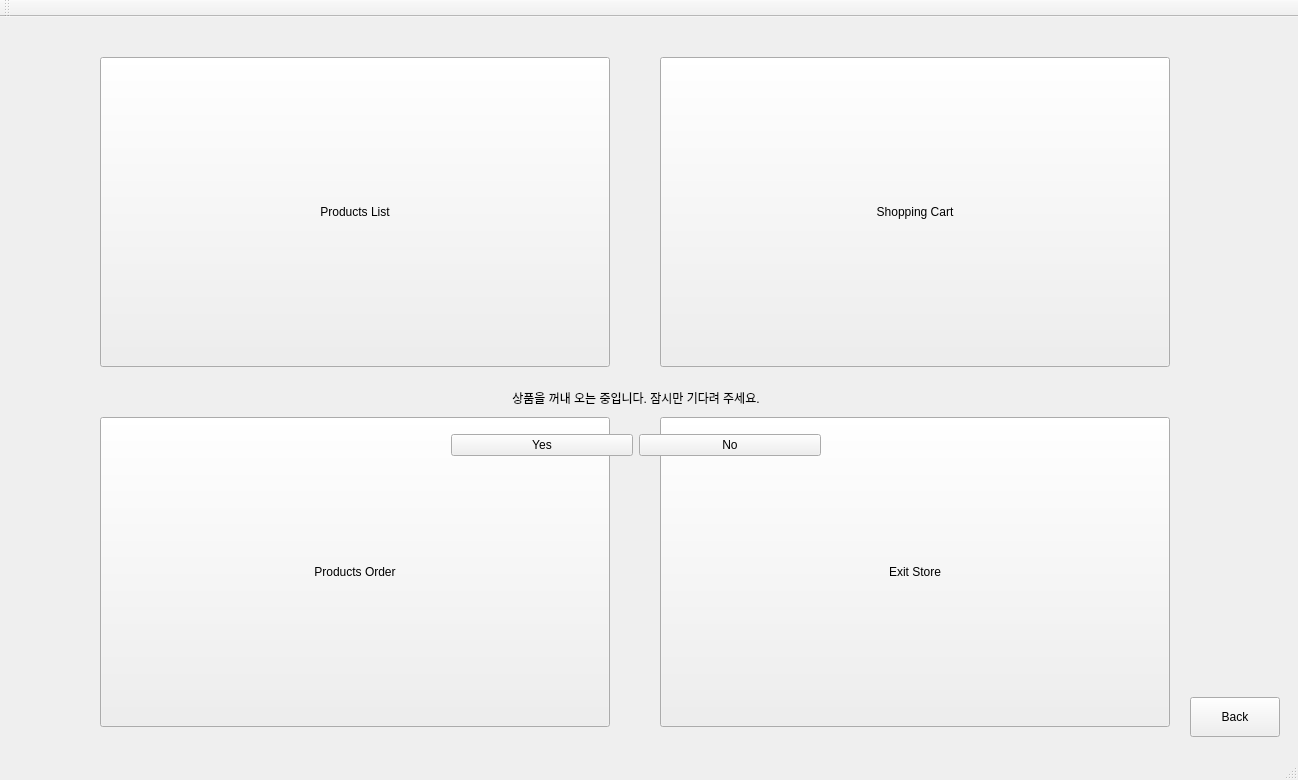
<?xml version="1.0" encoding="UTF-8"?>
<ui version="4.0">
 <class>MainWindow</class>
 <widget class="QMainWindow" name="MainWindow">
  <property name="geometry">
   <rect>
    <x>0</x>
    <y>0</y>
    <width>1298</width>
    <height>780</height>
   </rect>
  </property>
  <property name="windowTitle">
   <string>MainWindow</string>
  </property>
  <widget class="QWidget" name="centralWidget">
   <widget class="QStackedWidget" name="stackedWidget">
    <property name="geometry">
     <rect>
      <x>50</x>
      <y>10</y>
      <width>1190</width>
      <height>720</height>
     </rect>
    </property>
    <property name="currentIndex">
     <number>2</number>
    </property>
    <widget class="QWidget" name="page">
     <widget class="QLabel" name="label">
      <property name="geometry">
       <rect>
        <x>0</x>
        <y>0</y>
        <width>1190</width>
        <height>720</height>
       </rect>
      </property>
      <property name="font">
       <font>
        <family>3ds</family>
        <pointsize>28</pointsize>
       </font>
      </property>
      <property name="text">
       <string>로봇 상점에 오신걸 환영합니다.</string>
      </property>
      <property name="alignment">
       <set>Qt::AlignCenter</set>
      </property>
     </widget>
    </widget>
    <widget class="QWidget" name="page_2">
     <widget class="QPushButton" name="shoppingBtn">
      <property name="geometry">
       <rect>
        <x>1050</x>
        <y>660</y>
        <width>131</width>
        <height>61</height>
       </rect>
      </property>
      <property name="text">
       <string>Start Shopping</string>
      </property>
     </widget>
    </widget>
    <widget class="QWidget" name="page_3">
     <widget class="QPushButton" name="basketBall">
      <property name="geometry">
       <rect>
        <x>610</x>
        <y>30</y>
        <width>510</width>
        <height>310</height>
       </rect>
      </property>
      <property name="text">
       <string>Shopping Cart</string>
      </property>
     </widget>
     <widget class="QPushButton" name="listBtn">
      <property name="geometry">
       <rect>
        <x>50</x>
        <y>30</y>
        <width>510</width>
        <height>310</height>
       </rect>
      </property>
      <property name="text">
       <string>Products List</string>
      </property>
     </widget>
     <widget class="QPushButton" name="orderBtn">
      <property name="geometry">
       <rect>
        <x>50</x>
        <y>390</y>
        <width>510</width>
        <height>310</height>
       </rect>
      </property>
      <property name="text">
       <string>Products Order</string>
      </property>
     </widget>
     <widget class="QPushButton" name="exitBtn">
      <property name="geometry">
       <rect>
        <x>610</x>
        <y>390</y>
        <width>510</width>
        <height>310</height>
       </rect>
      </property>
      <property name="text">
       <string>Exit Store</string>
      </property>
     </widget>
     <widget class="QWidget" name="layoutWidget">
      <property name="geometry">
       <rect>
        <x>390</x>
        <y>310</y>
        <width>392</width>
        <height>130</height>
       </rect>
      </property>
      <layout class="QVBoxLayout" name="verticalLayout_2">
       <item>
        <widget class="QLabel" name="label_5">
         <property name="minimumSize">
          <size>
           <width>0</width>
           <height>100</height>
          </size>
         </property>
         <property name="text">
          <string>상품을 꺼내 오는 중입니다. 잠시만 기다려 주세요.</string>
         </property>
         <property name="alignment">
          <set>Qt::AlignCenter</set>
         </property>
        </widget>
       </item>
       <item>
        <layout class="QHBoxLayout" name="horizontalLayout_3">
         <item>
          <widget class="QPushButton" name="pushButton_5">
           <property name="text">
            <string>Yes</string>
           </property>
          </widget>
         </item>
         <item>
          <widget class="QPushButton" name="pushButton_6">
           <property name="text">
            <string>No</string>
           </property>
          </widget>
         </item>
        </layout>
       </item>
      </layout>
     </widget>
    </widget>
    <widget class="QWidget" name="page_4"/>
    <widget class="QWidget" name="page_5">
     <widget class="QPushButton" name="shoppingBtn_2">
      <property name="geometry">
       <rect>
        <x>1050</x>
        <y>660</y>
        <width>131</width>
        <height>61</height>
       </rect>
      </property>
      <property name="text">
       <string>Add to cart</string>
      </property>
     </widget>
     <widget class="QWidget" name="layoutWidget">
      <property name="geometry">
       <rect>
        <x>400</x>
        <y>300</y>
        <width>392</width>
        <height>130</height>
       </rect>
      </property>
      <layout class="QVBoxLayout" name="verticalLayout">
       <item>
        <widget class="QLabel" name="label_2">
         <property name="minimumSize">
          <size>
           <width>0</width>
           <height>100</height>
          </size>
         </property>
         <property name="text">
          <string>상품이 장바구니에 추가되었습니다. 장바구니를 확인하러 가시겠습니까?</string>
         </property>
        </widget>
       </item>
       <item>
        <layout class="QHBoxLayout" name="horizontalLayout">
         <item>
          <widget class="QPushButton" name="pushButton">
           <property name="text">
            <string>Yes</string>
           </property>
          </widget>
         </item>
         <item>
          <widget class="QPushButton" name="pushButton_2">
           <property name="text">
            <string>No</string>
           </property>
          </widget>
         </item>
        </layout>
       </item>
      </layout>
     </widget>
    </widget>
    <widget class="QWidget" name="page_6">
     <widget class="QPushButton" name="pushButton_3">
      <property name="geometry">
       <rect>
        <x>1050</x>
        <y>670</y>
        <width>111</width>
        <height>51</height>
       </rect>
      </property>
      <property name="text">
       <string>finish shopping</string>
      </property>
     </widget>
     <widget class="QPushButton" name="pushButton_4">
      <property name="geometry">
       <rect>
        <x>930</x>
        <y>670</y>
        <width>121</width>
        <height>51</height>
       </rect>
      </property>
      <property name="text">
       <string>continue shopping</string>
      </property>
     </widget>
     <widget class="QWidget" name="layoutWidget">
      <property name="geometry">
       <rect>
        <x>50</x>
        <y>680</y>
        <width>367</width>
        <height>24</height>
       </rect>
      </property>
      <layout class="QHBoxLayout" name="horizontalLayout_2">
       <item>
        <widget class="QLabel" name="label_3">
         <property name="text">
          <string>Cash : </string>
         </property>
        </widget>
       </item>
       <item>
        <widget class="QLineEdit" name="lineEdit">
         <property name="minimumSize">
          <size>
           <width>300</width>
           <height>0</height>
          </size>
         </property>
        </widget>
       </item>
       <item>
        <widget class="QLabel" name="label_4">
         <property name="text">
          <string>\</string>
         </property>
        </widget>
       </item>
      </layout>
     </widget>
    </widget>
   </widget>
   <widget class="QPushButton" name="backBtn">
    <property name="geometry">
     <rect>
      <x>1190</x>
      <y>680</y>
      <width>90</width>
      <height>40</height>
     </rect>
    </property>
    <property name="text">
     <string>Back</string>
    </property>
   </widget>
  </widget>
  <widget class="QMenuBar" name="menuBar">
   <property name="geometry">
    <rect>
     <x>0</x>
     <y>0</y>
     <width>1298</width>
     <height>20</height>
    </rect>
   </property>
  </widget>
  <widget class="QToolBar" name="mainToolBar">
   <attribute name="toolBarArea">
    <enum>TopToolBarArea</enum>
   </attribute>
   <attribute name="toolBarBreak">
    <bool>false</bool>
   </attribute>
  </widget>
  <widget class="QStatusBar" name="statusBar"/>
 </widget>
 <layoutdefault spacing="6" margin="11"/>
 <resources/>
 <connections/>
</ui>
